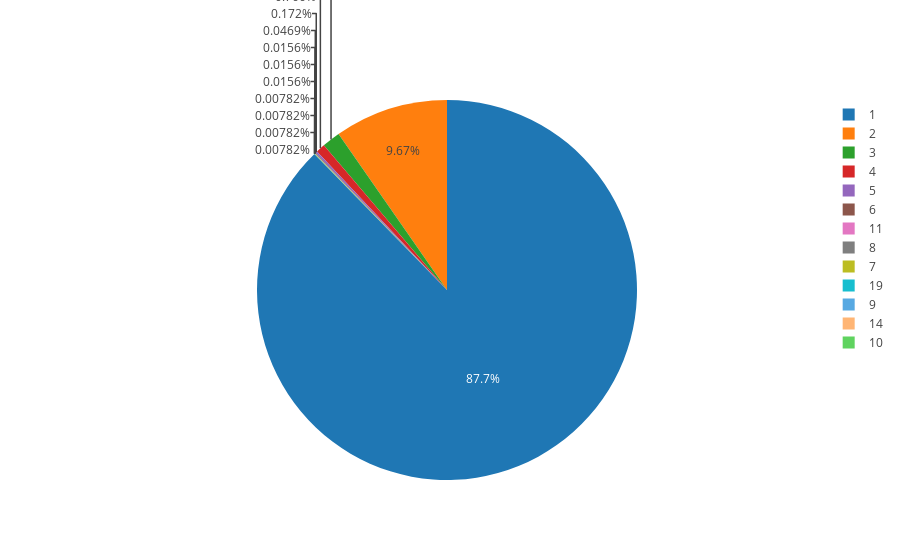

The notebook cell this image was saved under:
### Markdown cell above
Although there are minor differences, we can conclude that the dataset from the research article has not been adjusted heavily since release.
<hr>
## Assessing data quality
The next step is whether we need to clean any of the data. As we are only interested in statements, we will check on anomalities in sentence length for this next step.

### Code cell
total_statements = pd.concat([data.df['train'].statement, data.df['test'].statement, data.df['validation'].statement])
sentence_counter = total_statements.apply(lambda x: len(sent_tokenize(x)))
total_statements = pd.concat([total_statements, sentence_counter], axis=1)
total_statements.columns = ['statement', 'sentence_length']

sorted_statements = Counter(total_statements.sentence_length.values)

chart = [go.Pie(
            labels = list(sorted_statements.keys()),
            values = list(sorted_statements.values()),
        )]

iplot(chart)

### Figure 1 — Plotly figure (JSON) as saved in the notebook; plotly's stock layout.template omitted (floating-point values rounded to 4 significant figures)
{"data": [{"labels": [1, 2, 3, 4, 5, 6, 19, 11, 8, 9, 7, 14, 10], "type": "pie", "uid": "fb37c3d7-0a58-4b36-84b9-a98959da14f5", "values": [11219, 1237, 199, 98, 22, 6, 1, 2, 2, 1, 2, 1, 1]}], "layout": {}}
